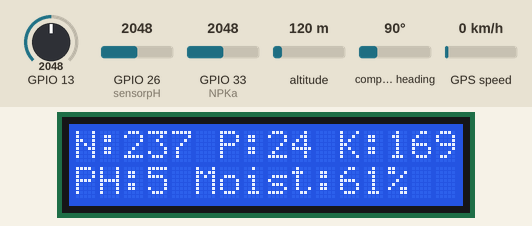
Recording of a sketch running on a simulated ESP32. Shown: 16×2 character LCD. Inputs (shaded band) come from the test bench; at power-on: GPIO 13 = 2048, GPIO 33 (NPKa) = 2048, GPIO 26 (sensorpH) = 2048, altitude 120 m, compass heading 90°, GPS speed 0 km/h. The GPS gets a fix after 3 s at 37.7749, -122.4194 with 8 satellites; no radio packets arrive unless stated; what the sketch prints to the serial monitor is not drawn.

Above: at 7.7 s.
7.8 s: GPIO 13 set to 2866
At 20.4 s:
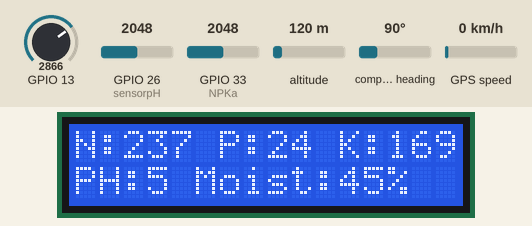
20.7 s: GPIO 33 (NPKa) set to 2866
At 32.2 s:
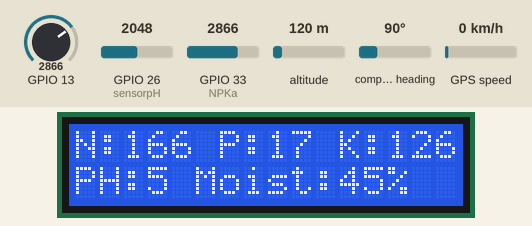
32.8 s: GPIO 26 (sensorpH) set to 1228
At 43.9 s:
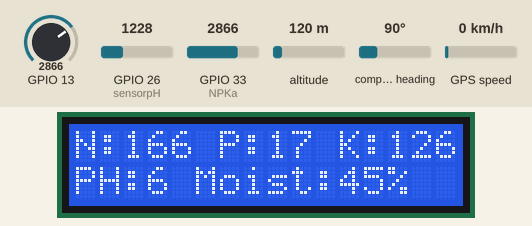
44.9 s: GPIO 13 set to 3972
At 56.7 s:
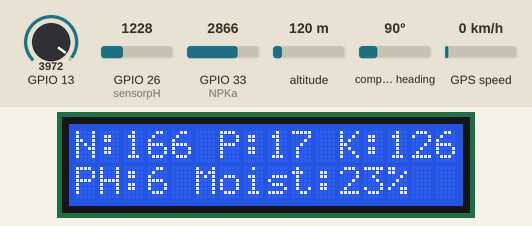
57.0 s: GPIO 33 (NPKa) set to 3972
At 68.4 s:
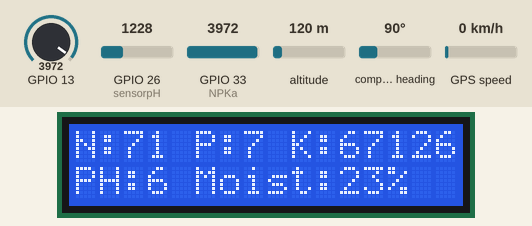
69.1 s: GPIO 26 (sensorpH) set to 2866
At 81.2 s:
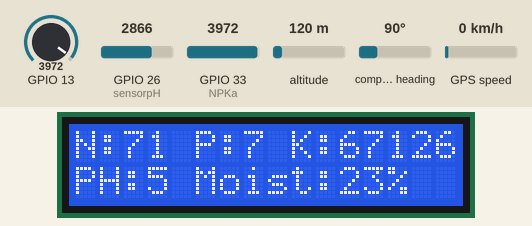
Timing chart, 0 to 82.2 s (numbered marks = the images above; inputs shaded):
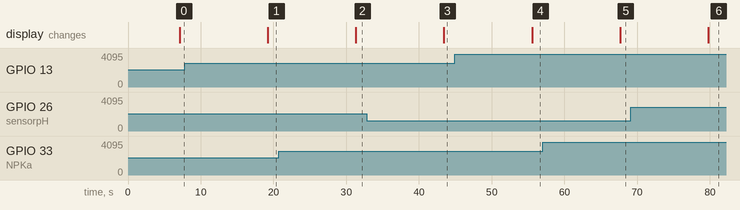

Measured:
- after the input at 7.8 s, the display: changes after 11.4 s (image 1)
- after the input at 20.7 s, the display: changes after 10.6 s (image 2)
- after the input at 32.8 s, the display: changes after 10.6 s (image 3)
- after the input at 44.9 s, the display: changes after 10.6 s (image 4)
- after the input at 57.0 s, the display: changes after 10.6 s (image 5)
- after the input at 69.1 s, the display: changes after 10.6 s (image 6)

The sketch:

Soil.ino
```cpp
#include <LoRa.h>

#include <SPI.h>
#include <Wire.h>
#include <TinyGPS++.h>
#include <LiquidCrystal_I2C.h>

#define ss 5
#define rst 14
#define dio0 2
#define RXD2 16
#define TXD2 17
#define NPKa 33

HardwareSerial neogps(1);
TinyGPSPlus gps;

int nilaiMo;
int nilaipH;
int nilaiN;
int nilaiP;
int nilaiK;

int Nx, Px, Kx, an1, an2, an3;
String dataSend = "";
String Ns, Ps, Ks, pHs, Moists, lng, lat;

int lcdColumns = 16;
int lcdRows = 2;
String lcdmsg1 = "";
String lcdmsg2 = "";

String lora_message = "";

LiquidCrystal_I2C lcd(0x27, lcdColumns, lcdRows);

void scrollText(int row, String message, int delayTime, int lcdColumns) {
  for (int i = 0; i < lcdColumns; i++) {
    message = " " + message;
  }
  message = message + " ";
  for (int pos = 0; pos < message.length(); pos++) {
    lcd.setCursor(0, row);
    lcd.print(message.substring(pos, pos + lcdColumns));
    delay(delayTime);
  }
}

void sensorMoist() {
  int hasilPembacaan = analogRead(13);
  Serial.print("Raw Moisture Reading: ");
  Serial.println(hasilPembacaan);
  int anxm = map(hasilPembacaan, 0, 4095, 0, 1023);
  nilaiMo = map(anxm, 0, 1023, 100, 20);
  Serial.print("Persentase Kelembaban Tanah = ");
  Serial.print(nilaiMo);
  Serial.println("%");
  delay(1000);
}

void sensorpH() {
  float anpH = analogRead(26);
  int anxpH = map(anpH, 0, 4095, 0, 1023);
  float anpH1 = map(anxpH, 0, 950, 10, 35);
  nilaipH = (-0.0693 * anpH1) + 7.3855;
  if (nilaipH < 1) {
    nilaipH = 1;
  } else if (nilaipH > 14) {
    nilaipH = 14;
  }
  Serial.print("Nilai pH = ");
  Serial.println(nilaipH);
  delay(1000);
}

void maptegangan() {
  an1 = analogRead(NPKa);
  int anx1 = map(an1, 0, 4095, 0, 1023);
  Nx = map(anx1, 0, 1023, 412, 60);
  if (Nx < 0) {
    Nx = 0;
  } else if (Nx > 900) {
    Nx = 900;
  }
  String message11 = "N : " + (String)Nx + " PPM  ";
  String message1 = "    SOIL NPK     ";

  an2 = analogRead(NPKa);
  int anx2 = map(an2, 0, 4095, 0, 1023);
  Px = map(anx2, 100, 1023, 39, 5);
  if (Px < 0) {
    Px = 0;
  } else if (Px > 100) {
    Px = 100;
  }
  String message21 = "P : " + (String)Px + " PPM ";
  String message2 = "    SOIL NPK     ";

  an3 = analogRead(NPKa);
  int anx3 = map(an3, 0, 4095, 0, 1023);
  Kx = map(anx3, 30, 1023, 270, 60);
  if (Kx < 0) {
    Kx = 0;
  } else if (Kx > 700) {
    Kx = 700;
  }

  Serial.print("N = ");
  Serial.println(Nx);
  Serial.print("P = ");
  Serial.println(Px);
  Serial.print("K = ");
  Serial.println(Kx);
}

void print_GPS() {
  if (gps.location.isValid()) {
    lat = String(gps.location.lat(), 8);
    Serial.print("Lat: ");
    Serial.println(lat);

    lng = String(gps.location.lng(), 8);
    Serial.print("Lng: ");
    Serial.println(lng);
  } else {
    Serial.println("No Data");
  }
}

void setup() {
  Serial.begin(115200);

  // Begin serial communication Neo7mGPS
  neogps.begin(9600, SERIAL_8N1, RXD2, TXD2);

  while (!Serial)
    ;
  Serial.println("LoRa Sender");

  LoRa.setPins(ss, rst, dio0);  // setup LoRa transceiver module

  int loraRetries = 0;
  while (!LoRa.begin(433E6) && loraRetries < 10) {
    Serial.println(".");
    delay(500);
    loraRetries++;
  }
  if (loraRetries >= 10) {
    Serial.println("LoRa Initialization Failed!");
  } else {
    Serial.println("LoRa Initializing OK!");
  }

  LoRa.setSyncWord(0xA5);

  lcd.init();
  lcd.backlight();
  delay(5000);
}

void loop() {
  int anxx = analogRead(NPKa);
  int anxxx = map(anxx, 0, 4095, 0, 1023);

  if (anxxx < 1010) {
    sensorMoist();
    sensorpH();
    maptegangan();

    lcdmsg1 = "N:" + String(Nx) + " P:" + String(Px) + " K:" + String(Kx);
    lcdmsg2 = "PH:" + String(nilaipH) + " Moist:" + String(nilaiMo) + "%";

    // scrollText(0, lcdmsg1, 300, 16);
    // delay(1000); // Tambahkan delay untuk memberi waktu LCD bernafas
    lcd.setCursor(0, 0);
    lcd.print(lcdmsg1);

    lcd.setCursor(0, 1);
    lcd.print(lcdmsg2);

    boolean newData = false;
    for (unsigned long start = millis(); millis() - start < 1000;) {
      while (neogps.available()) {
        if (gps.encode(neogps.read())) {
          newData = true;
          break;  // Tambahkan break agar tidak stuck
        }
      }
      if (newData) break;  // Tambahkan break agar tidak stuck
    }

    if (newData) {
      Serial.println(gps.satellites.value());
      print_GPS();
    } else {
      Serial.println("No Data");
    }

    lora_message = "#Sensor_Soil_004#" + lng + "#" + lat + "#" + Nx + "#" + Px + "#" + Kx + "#" + nilaipH + "#" + String(nilaiMo);
    Serial.print("Sending packet: ");
    Serial.println(lora_message);

    LoRa.beginPacket();  // Send LoRa packet to receiver
    LoRa.print(lora_message);
    LoRa.endPacket();

    delay(10000);
  }
  else if(anxxx > 1015){
    lcdmsg1 = "N:" + String(0) + " P:" + String(0) + " K:" + String(0);
    lcdmsg2 = "PH:" + String(0) + " Moist:" + String(0) + "%";
    lcd.setCursor(0, 0);
    lcd.print(lcdmsg1);

    lcd.setCursor(0, 1);
    lcd.print(lcdmsg2);
  }
}
```
